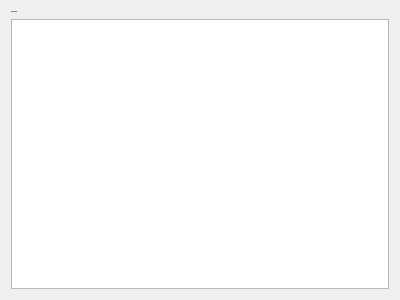
<?xml version="1.0" encoding="UTF-8"?>
<ui version="4.0">
 <class>Form</class>
 <widget class="QWidget" name="Form">
  <property name="geometry">
   <rect>
    <x>0</x>
    <y>0</y>
    <width>400</width>
    <height>300</height>
   </rect>
  </property>
  <property name="windowTitle">
   <string>Form</string>
  </property>
  <layout class="QGridLayout" name="gridLayout">
   <item row="1" column="0">
    <widget class="CaptionLabel" name="CaptionLabel">
     <property name="font">
      <font>
       <family>Segoe UI</family>
       <pointsize>-1</pointsize>
       <bold>true</bold>
      </font>
     </property>
     <property name="text">
      <string>Caption label</string>
     </property>
    </widget>
   </item>
   <item row="2" column="0">
    <widget class="PlainTextEdit" name="PlainTextEdit"/>
   </item>
  </layout>
 </widget>
 <customwidgets>
  <customwidget>
   <class>CaptionLabel</class>
   <extends>QLabel</extends>
   <header>qfluentwidgets</header>
  </customwidget>
  <customwidget>
   <class>PlainTextEdit</class>
   <extends>QPlainTextEdit</extends>
   <header>qfluentwidgets</header>
  </customwidget>
 </customwidgets>
 <resources/>
 <connections/>
</ui>
